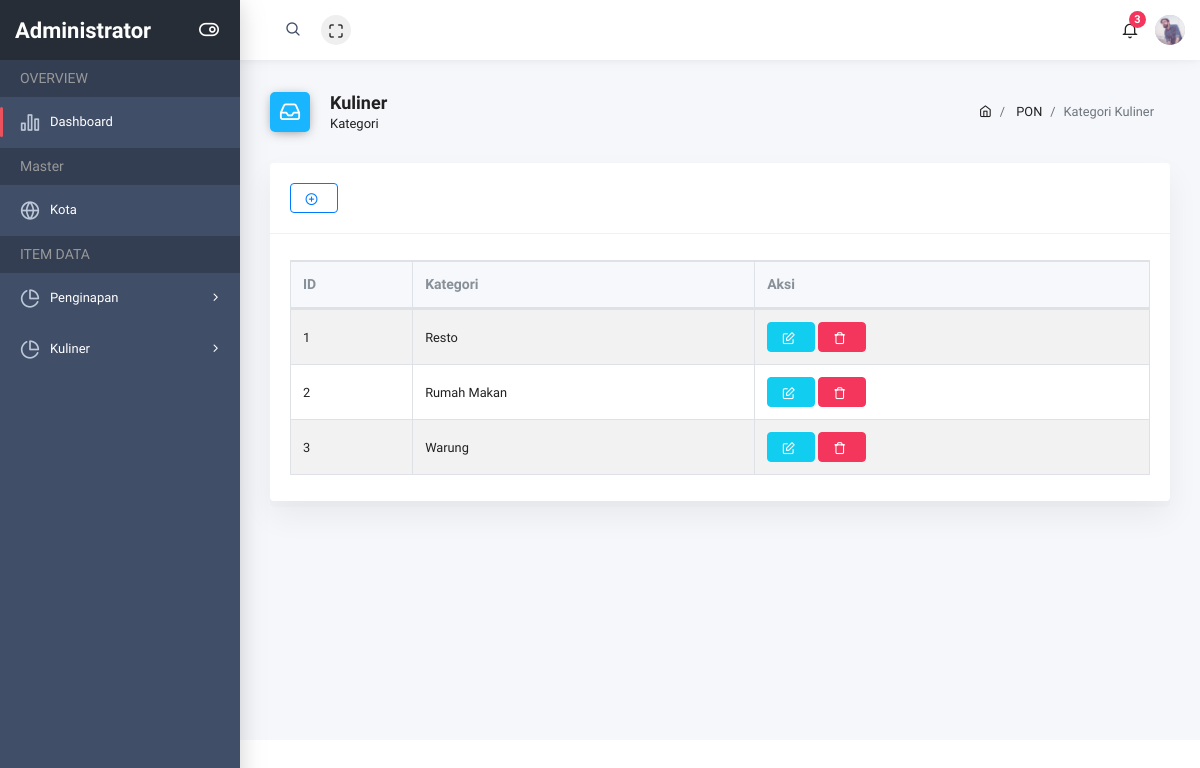
The page /kategori_kuliner (signed in) on the database its author committed.
### pon/models.py (models this page shows, shortened)
class Kategori_kuliner(models.Model):
    id_kk = models.AutoField(primary_key=True)
    kategori = models.CharField(max_length=50)
    class Meta:
        ordering = ('id_kk',)

### pon/views.py (the view)
# urls.py: path('kategori_kuliner', login_required(KatergoriKulinerView.as_view()), name='kategori_kuliner'),
class KatergoriKulinerView(ListView):
    template_name = 'layout/r-kategori-kuliner.html';
    model = Kategori_kuliner

### pon/templates/layout/r-kategori-kuliner.html
{% extends 'base/base_site.html' %}
{% block content %}
<div class="page-header">
    <div class="row align-items-end">
        <div class="col-lg-8">
            <div class="page-header-title">
                <i class="ik ik-inbox bg-blue"></i>
                <div class="d-inline">
                    <h5>Kuliner</h5>
                    <span>Kategori<span>
                </div>
            </div>
        </div>
        <div class="col-lg-4">
            <nav class="breadcrumb-container" aria-label="breadcrumb">
                <ol class="breadcrumb">
                    <li class="breadcrumb-item">
                        <a href="../index.html"><i class="ik ik-home"></i></a>
                    </li>
                    <li class="breadcrumb-item">
                        <a href="#">PON</a>
                    </li>
                    <li class="breadcrumb-item active" aria-current="page">Kategori Kuliner</li>
                </ol>
            </nav>
        </div>
    </div>
</div>
<div class="row">
    <div class="col-md-12">
        <div class="card">
            <div class="card-header">
                <span class="center"><a href="#" class="btn btn-outline-primary" title="Tambah URL" type="button"><i class="ik ik-plus-circle"></i></a></span>
            </div>
            <div class="card-body">
                <table id="order-table" class="table table-striped table-bordered">
                    <thead>
                        <tr>
                            <th>ID</th>
                            <th>Kategori</th>
                            <th>Aksi</th>
                        </tr>
                    </thead>
                    <tbody>
                        {% for items in object_list %}
                        <tr>
                            <td>{{ items.id_kk }}</td>
                            <td>{{ items.kategori }}</td>
                            <td>
                                <a href="#" class="small btn btn-info" title="Edit"><i class="ik ik-edit"></i></a>
                                <a href="#" class="small btn btn-danger" title="Hapus"><i class="ik ik-trash"></i></a>
                            </td>
                        </tr>
                        {% endfor %}
                    </tbody>
                </table>
            </div>
        </div>
    </div>
</div>
{% endblock content %}

### rows shown on the page
Kategori_kuliner: id_kk "1", kategori "Resto"
Kategori_kuliner: id_kk "2", kategori "Rumah Makan"
Kategori_kuliner: id_kk "3", kategori "Warung"
